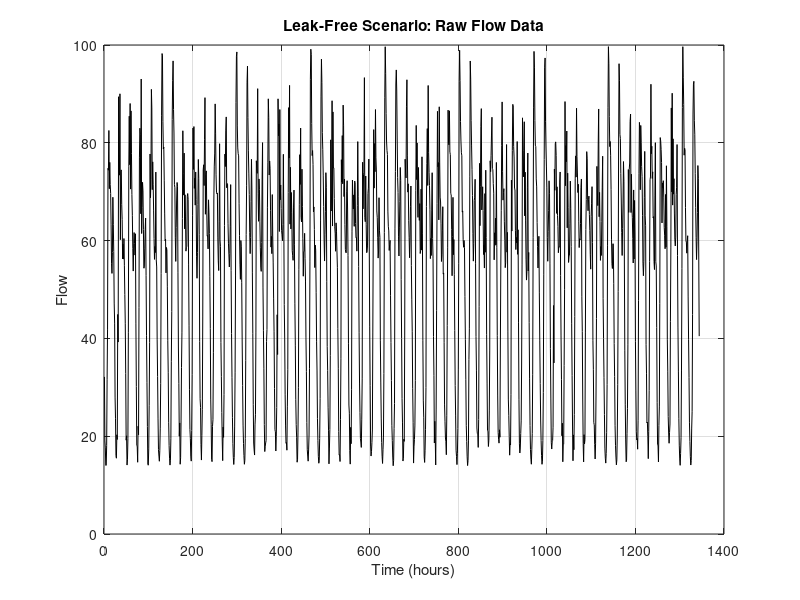
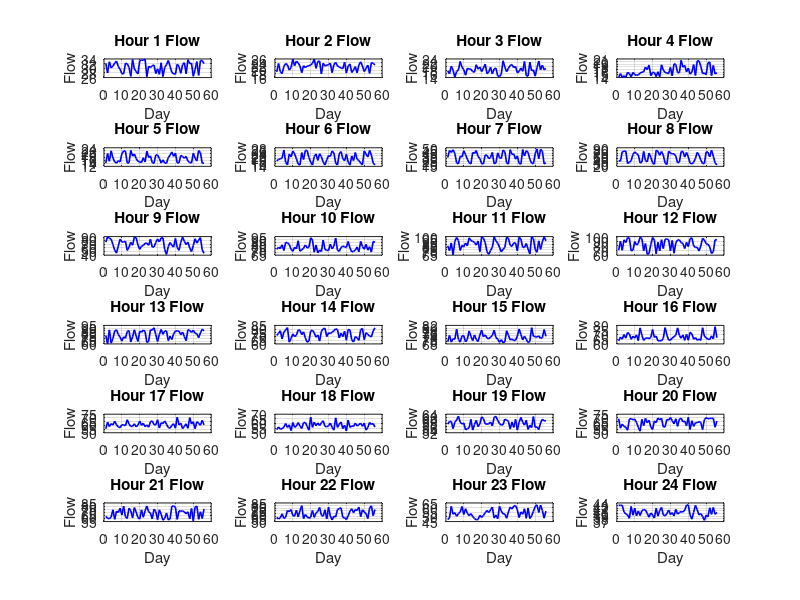
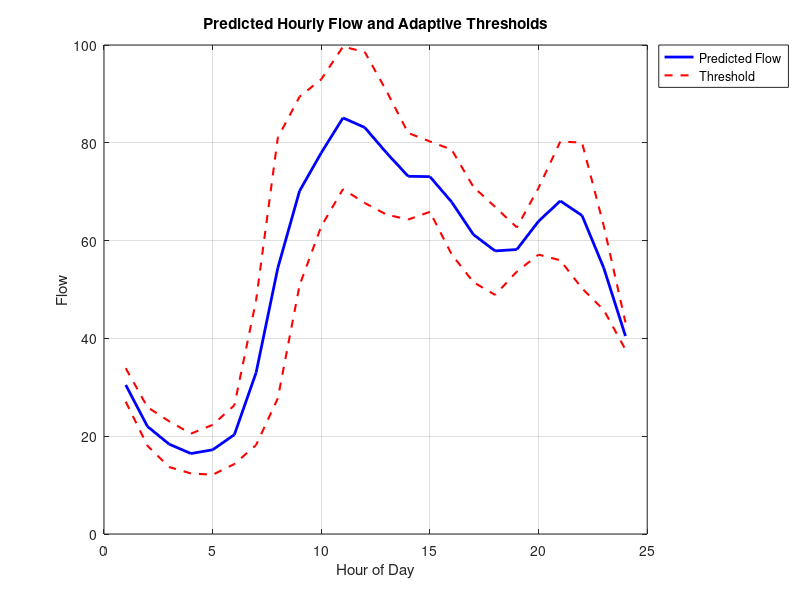
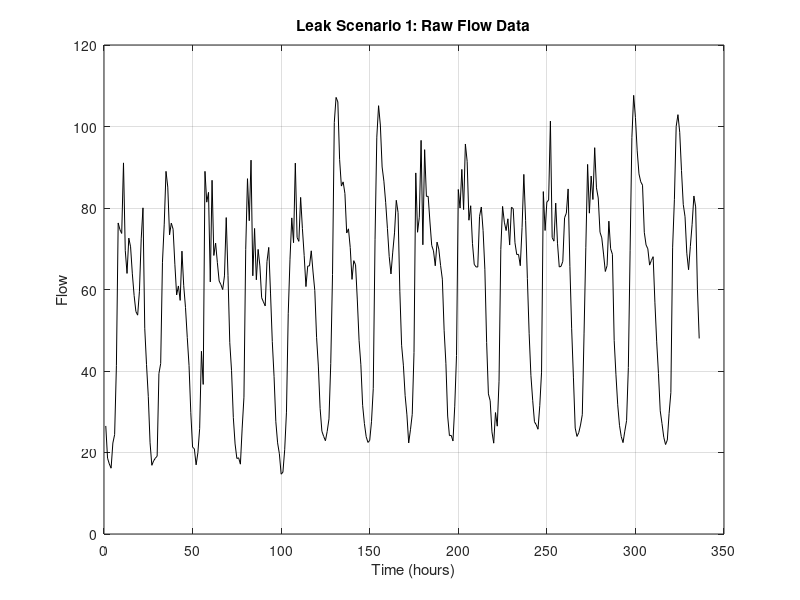

Write MATLAB code to recreate these figures, in order.
clear
close all
clc

% Leak Detection

load leak_free_data.mat % flow leak free scenario variable flow

% parameters
beta = 1.1;

% Plot raw flow data
figure
plot(flow, 'k')
title('Leak-Free Scenario: Raw Flow Data')
xlabel('Time (hours)')
ylabel('Flow')
grid on

days = 0:length(flow)/24-1; % vector of days (56)
n_days = length(days);

% alloc
y_hat = zeros(1,24);
thresh = zeros(1,24);

% Plot hourly flow data with statistics
figure
for i = 1:24
    flow_hour_i = flow(i + days*24); % 56 samples of each hour
    subplot(6,4,i)
    plot(flow_hour_i, 'b', 'LineWidth', 1.2)
    title(['Hour ', num2str(i), ' Flow'])
    xlabel('Day')
    ylabel('Flow')
    grid on
    
    % Computations
    y_hat(i) = mean(flow_hour_i); % estimation
    thresh(i) = max(flow_hour_i - y_hat(i)); % adaptive threshold
end

% Plot predicted daily flow and computed thresholds
figure
plot(y_hat, 'b-', 'LineWidth', 2)
hold on
plot(y_hat + thresh, 'r--', 'LineWidth', 1.5)
plot(y_hat - thresh, 'r--', 'LineWidth', 1.5)
title('Predicted Hourly Flow and Adaptive Thresholds')
xlabel('Hour of Day')
ylabel('Flow')
legend('Predicted Flow', 'Threshold', 'Location', 'northeastoutside')
grid on
hold off

% This threshold will be used in the leak scenarios below to detect leaks

%% Leak Scenario 1
close all
clc
load leak_scenario1_data.mat % flow leak scenario 1 variable flow_leak1 (mn)

% Plot leak scenario 1 raw data
figure
plot(flow_leak1, 'k')
title('Leak Scenario 1: Raw Flow Data')
xlabel('Time (hours)')
ylabel('Flow')
grid on

% alloc
y_hat_l1 = zeros(1,24);
d_wdn_hat_l1 = zeros(1,length(flow_leak1));
thresh_k_l1 = zeros(1,length(flow_leak1)); % for plotting
r_l1 = zeros(1,length(flow_leak1));
phi_l1 = zeros(1,length(flow_leak1));
days_l1 = 0:length(flow_leak1)/24-1;
n_days_l1 = length(days_l1);

for k = 1:length(flow_leak1)
    j = mod(k,24); % computation of the day hour
    if j == 0
        j = 24;
    end
    
    flow_hour_i_l1 = flow_leak1(j + days_l1*24);
    
    % Computations for leak scenario 1
    y_hat_l1(j) = mean(flow_hour_i_l1);
    d_wdn_hat_l1(k) = y_hat_l1(j); 
    thresh_k_l1(k) = thresh(j);
    
    r_l1(k) = flow_leak1(k) - y_hat_l1(j); 
    
    if r_l1(k) <= beta * thresh(j)
        phi_l1(k) = 0;
    else
        phi_l1(k) = 1;
    end
end

% Plot predicted flow and thresholds for leak scenario 1
figure
plot(y_hat_l1, 'b-', 'LineWidth', 2)
hold on
plot(y_hat_l1 + thresh, 'r--', 'LineWidth', 1.5)
plot(y_hat_l1 - thresh, 'r--', 'LineWidth', 1.5)
title('Leak Scenario 1: Predicted Hourly Flow and Thresholds')
xlabel('Hour of Day')
ylabel('Flow')
legend('Predicted Flow', 'Threshold', 'Location', 'northeastoutside')
grid on
hold off

% Plot actual and predicted flow over time
figure
plot(flow_leak1, 'k-', 'DisplayName', 'Measured Flow')
hold on
plot(d_wdn_hat_l1, 'b-', 'LineWidth', 1.5, 'DisplayName', 'Predicted Flow')
title('Leak Scenario 1: Measured vs Predicted Flow')
xlabel('Time (hours)')
ylabel('Flow')
legend('Location', 'northeastoutside')
grid on
hold off

% Plot threshold values and residuals
figure
plot(thresh_k_l1, 'r-', 'LineWidth', 1.5, 'DisplayName', '\ theta_k')
hold on
plot(r_l1, 'k-', 'LineWidth', 1, 'DisplayName', 'r_k')
title('Leak Scenario 1: Threshold and Residuals Over Time')
xlabel('Time (hours)')
ylabel('Value')
legend('Location', 'northeastoutside')
grid on
hold off

% Plot detection signal phi (0 no leak, 1 leak)
figure
stairs(phi_l1, 'r-', 'LineWidth', 0.5)
ylim([-0.1 1.1])
yticks([0 1])
yticklabels({'No Leak','Leak Detected'})
title('Leak Scenario 1: Leak Detection Signal \phi')
xlabel('Time (hours)')
grid on

%% Leak Scenario 2
load leak_scenario2_data.mat % flow leak scenario 2 variable flow_leak2

% Plot raw flow data for leak scenario 2
figure
plot(flow_leak2, 'k')
title('Leak Scenario 2: Raw Flow Data')
xlabel('Time (hours)')
ylabel('Flow')
grid on

% alloc
y_hat_l2 = zeros(1,24);
d_wdn_hat_l2 = zeros(1,length(flow_leak2));
thresh_k_l2 = zeros(1,length(flow_leak2)); % for plotting
r_l2 = zeros(1,length(flow_leak2));
phi_l2 = zeros(1,length(flow_leak2));
days_l2 = 0:length(flow_leak2)/24-1;
n_days_l2 = length(days_l2);

for k = 1:length(flow_leak2)
    j = mod(k,24); % computation of the day hour
    if j == 0
        j = 24;
    end
    
    flow_hour_i_l2 = flow_leak2(j + days_l2*24);
    
    y_hat_l2(j) = mean(flow_hour_i_l2);
    d_wdn_hat_l2(k) = y_hat_l2(j);
    thresh_k_l2(k) = thresh(j);
    
    r_l2(k) = flow_leak2(k) - y_hat_l2(j);
    
    if r_l2(k) <= beta * thresh(j)
        phi_l2(k) = 0;
    else
        phi_l2(k) = 1;
    end
end

% Plot predicted flow and thresholds for leak scenario 2
figure
plot(y_hat_l2, 'b-', 'LineWidth', 2)
hold on
plot(y_hat_l2 + thresh, 'r--', 'LineWidth', 1.5)
plot(y_hat_l2 - thresh, 'r--', 'LineWidth', 1.5)
title('Leak Scenario 2: Predicted Hourly Flow and Thresholds')
xlabel('Hour of Day')
ylabel('Flow')
legend('Predicted Flow', 'Threshold', 'Location', 'northeastoutside')
grid on
hold off

% Plot actual and predicted flow
figure
plot(flow_leak2, 'k-', 'DisplayName', 'Measured Flow')
hold on
plot(d_wdn_hat_l2, 'b-', 'LineWidth', 1.5, 'DisplayName', 'Predicted Flow')
title('Leak Scenario 2: Measured vs Predicted Flow')
xlabel('Time (hours)')
ylabel('Flow')
legend('Location', 'northeastoutside')
grid on
hold off

% Plot threshold values and residuals
figure
plot(thresh_k_l2, 'r-', 'LineWidth', 1.5, 'DisplayName', '\ theta_k')
hold on
plot(r_l2, 'k-', 'LineWidth', 1, 'DisplayName', 'r_k')
title('Leak Scenario 2: Threshold and Residuals Over Time')
xlabel('Time (hours)')
ylabel('Value')
legend('Location', 'northeastoutside')
grid on
hold off

% Plot detection signal phi (0 no leak, 1 leak)
figure
stairs(phi_l2, 'r-', 'LineWidth', 0.5)
ylim([-0.1 1.1])
yticks([0 1])
yticklabels({'No Leak','Leak Detected'})
title('Leak Scenario 2: Leak Detection Signal \phi')
xlabel('Time (hours)')
grid on
